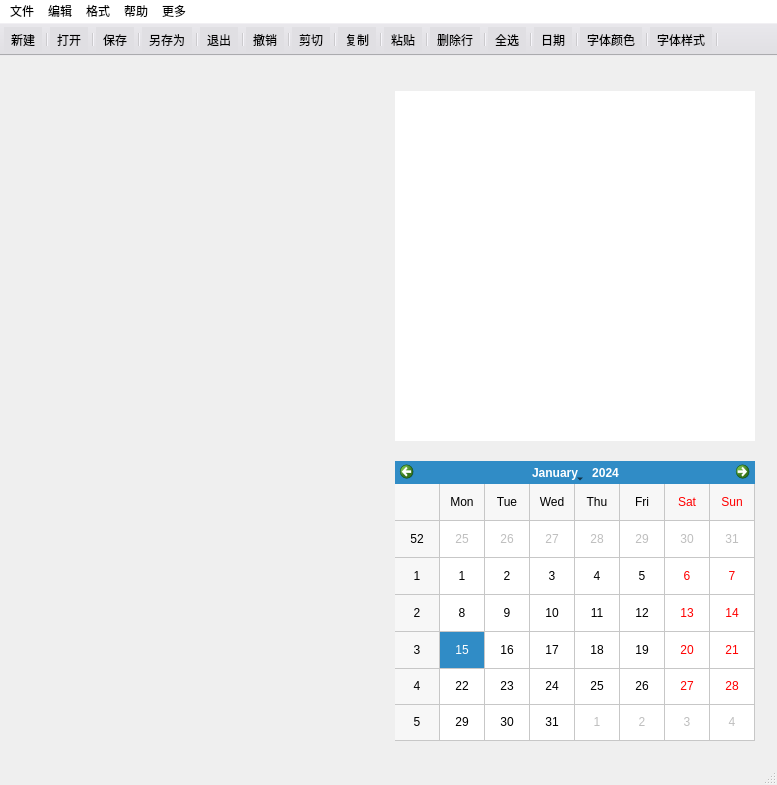
<?xml version="1.0" encoding="UTF-8"?>
<ui version="4.0">
 <class>MainWindow</class>
 <widget class="QMainWindow" name="MainWindow">
  <property name="geometry">
   <rect>
    <x>0</x>
    <y>0</y>
    <width>777</width>
    <height>785</height>
   </rect>
  </property>
  <property name="windowTitle">
   <string>MainWindow</string>
  </property>
  <widget class="QWidget" name="centralWidget">
   <layout class="QGridLayout" name="gridLayout">
    <item row="0" column="0">
     <widget class="QStackedWidget" name="stackedWidget">
      <property name="currentIndex">
       <number>1</number>
      </property>
      <widget class="QWidget" name="page">
       <layout class="QGridLayout" name="gridLayout_2">
        <item row="0" column="0">
         <widget class="QTextEdit" name="textEdit"/>
        </item>
       </layout>
      </widget>
      <widget class="QWidget" name="page_2">
       <layout class="QGridLayout" name="gridLayout_3">
        <item row="0" column="2">
         <spacer name="verticalSpacer">
          <property name="orientation">
           <enum>Qt::Vertical</enum>
          </property>
          <property name="sizeHint" stdset="0">
           <size>
            <width>20</width>
            <height>41</height>
           </size>
          </property>
         </spacer>
        </item>
        <item row="1" column="0">
         <spacer name="horizontalSpacer_2">
          <property name="orientation">
           <enum>Qt::Horizontal</enum>
          </property>
          <property name="sizeHint" stdset="0">
           <size>
            <width>363</width>
            <height>20</height>
           </size>
          </property>
         </spacer>
        </item>
        <item row="1" column="1" colspan="2">
         <widget class="formClock" name="widget" native="true">
          <property name="minimumSize">
           <size>
            <width>350</width>
            <height>350</height>
           </size>
          </property>
          <property name="styleSheet">
           <string notr="true">background-color: rgb(255,255,255);</string>
          </property>
         </widget>
        </item>
        <item row="2" column="1">
         <spacer name="verticalSpacer_2">
          <property name="orientation">
           <enum>Qt::Vertical</enum>
          </property>
          <property name="sizeHint" stdset="0">
           <size>
            <width>20</width>
            <height>41</height>
           </size>
          </property>
         </spacer>
        </item>
        <item row="3" column="0">
         <spacer name="horizontalSpacer">
          <property name="orientation">
           <enum>Qt::Horizontal</enum>
          </property>
          <property name="sizeHint" stdset="0">
           <size>
            <width>363</width>
            <height>20</height>
           </size>
          </property>
         </spacer>
        </item>
        <item row="3" column="1" colspan="2">
         <widget class="QCalendarWidget" name="calendarWidget">
          <property name="minimumSize">
           <size>
            <width>360</width>
            <height>280</height>
           </size>
          </property>
          <property name="gridVisible">
           <bool>true</bool>
          </property>
         </widget>
        </item>
       </layout>
      </widget>
      <widget class="QWidget" name="page_3"/>
     </widget>
    </item>
   </layout>
  </widget>
  <widget class="QMenuBar" name="menuBar">
   <property name="geometry">
    <rect>
     <x>0</x>
     <y>0</y>
     <width>777</width>
     <height>26</height>
    </rect>
   </property>
   <property name="styleSheet">
    <string notr="true">background-color: white</string>
   </property>
   <widget class="QMenu" name="menuss">
    <property name="title">
     <string>文件</string>
    </property>
    <addaction name="action_n"/>
    <addaction name="action_open"/>
    <addaction name="actions_save"/>
    <addaction name="actionss_3"/>
    <addaction name="actionss_x"/>
    <addaction name="separator"/>
   </widget>
   <widget class="QMenu" name="menuss_2">
    <property name="title">
     <string>编辑</string>
    </property>
    <addaction name="action_undo"/>
    <addaction name="actions_cut"/>
    <addaction name="action_copy"/>
    <addaction name="action_ause"/>
    <addaction name="action_delete"/>
    <addaction name="actions_all"/>
    <addaction name="action_date"/>
    <addaction name="separator"/>
   </widget>
   <widget class="QMenu" name="menuss_3">
    <property name="title">
     <string>格式</string>
    </property>
    <addaction name="action_front"/>
    <addaction name="actionsdjgj"/>
   </widget>
   <widget class="QMenu" name="menuss_4">
    <property name="title">
     <string>帮助</string>
    </property>
    <addaction name="action_about"/>
   </widget>
   <widget class="QMenu" name="menuss_5">
    <property name="title">
     <string>更多</string>
    </property>
    <addaction name="showBackground"/>
    <addaction name="actionss"/>
    <addaction name="actionss_2"/>
   </widget>
   <addaction name="menuss"/>
   <addaction name="menuss_2"/>
   <addaction name="menuss_3"/>
   <addaction name="menuss_4"/>
   <addaction name="menuss_5"/>
  </widget>
  <widget class="QToolBar" name="mainToolBar">
   <property name="styleSheet">
    <string notr="true">background-color: rgb(224,223,227)</string>
   </property>
   <property name="movable">
    <bool>false</bool>
   </property>
   <property name="floatable">
    <bool>true</bool>
   </property>
   <attribute name="toolBarArea">
    <enum>TopToolBarArea</enum>
   </attribute>
   <attribute name="toolBarBreak">
    <bool>false</bool>
   </attribute>
   <addaction name="action_n"/>
   <addaction name="separator"/>
   <addaction name="action_open"/>
   <addaction name="separator"/>
   <addaction name="actions_save"/>
   <addaction name="separator"/>
   <addaction name="actionss_3"/>
   <addaction name="separator"/>
   <addaction name="actionss_x"/>
   <addaction name="separator"/>
   <addaction name="action_undo"/>
   <addaction name="separator"/>
   <addaction name="actions_cut"/>
   <addaction name="separator"/>
   <addaction name="action_copy"/>
   <addaction name="separator"/>
   <addaction name="action_ause"/>
   <addaction name="separator"/>
   <addaction name="action_delete"/>
   <addaction name="separator"/>
   <addaction name="actions_all"/>
   <addaction name="separator"/>
   <addaction name="action_date"/>
   <addaction name="separator"/>
   <addaction name="actionsdjgj"/>
   <addaction name="separator"/>
   <addaction name="action_front"/>
   <addaction name="separator"/>
  </widget>
  <widget class="QStatusBar" name="statusBar"/>
  <action name="showBackground">
   <property name="text">
    <string>背景图片</string>
   </property>
  </action>
  <action name="actionss">
   <property name="text">
    <string>测试2</string>
   </property>
  </action>
  <action name="actionss_2">
   <property name="text">
    <string>测试3</string>
   </property>
  </action>
  <action name="action_n">
   <property name="icon">
    <iconset resource="res.qrc">
     <normaloff>:/res/images/新建.png</normaloff>:/res/images/新建.png</iconset>
   </property>
   <property name="text">
    <string>新建</string>
   </property>
   <property name="shortcut">
    <string>Ctrl+N</string>
   </property>
  </action>
  <action name="action_open">
   <property name="icon">
    <iconset resource="res.qrc">
     <normaloff>:/res/images/打开.png</normaloff>:/res/images/打开.png</iconset>
   </property>
   <property name="text">
    <string>打开</string>
   </property>
   <property name="shortcut">
    <string>Ctrl+O</string>
   </property>
  </action>
  <action name="actions_save">
   <property name="icon">
    <iconset resource="res.qrc">
     <normaloff>:/res/images/保存.png</normaloff>:/res/images/保存.png</iconset>
   </property>
   <property name="text">
    <string>保存</string>
   </property>
   <property name="shortcut">
    <string>Ctrl+S</string>
   </property>
  </action>
  <action name="actionss_3">
   <property name="icon">
    <iconset resource="res.qrc">
     <normaloff>:/res/images/另存为.png</normaloff>:/res/images/另存为.png</iconset>
   </property>
   <property name="text">
    <string>另存为</string>
   </property>
  </action>
  <action name="actionss_x">
   <property name="icon">
    <iconset resource="res.qrc">
     <normaloff>:/res/images/退出.jfif</normaloff>:/res/images/退出.jfif</iconset>
   </property>
   <property name="text">
    <string>退出</string>
   </property>
  </action>
  <action name="action_front">
   <property name="icon">
    <iconset resource="res.qrc">
     <normaloff>:/res/images/字体 .png</normaloff>:/res/images/字体 .png</iconset>
   </property>
   <property name="text">
    <string>字体样式</string>
   </property>
   <property name="toolTip">
    <string>字体样式</string>
   </property>
  </action>
  <action name="actions_cut">
   <property name="icon">
    <iconset resource="res.qrc">
     <normaloff>:/res/images/剪切.jfif</normaloff>:/res/images/剪切.jfif</iconset>
   </property>
   <property name="text">
    <string>剪切</string>
   </property>
   <property name="shortcut">
    <string>Ctrl+X</string>
   </property>
   <property name="iconVisibleInMenu">
    <bool>true</bool>
   </property>
   <property name="priority">
    <enum>QAction::LowPriority</enum>
   </property>
  </action>
  <action name="action_copy">
   <property name="icon">
    <iconset resource="res.qrc">
     <normaloff>:/res/images/复制.png</normaloff>:/res/images/复制.png</iconset>
   </property>
   <property name="text">
    <string>复制</string>
   </property>
   <property name="shortcut">
    <string>Ctrl+C</string>
   </property>
  </action>
  <action name="action_ause">
   <property name="icon">
    <iconset resource="res.qrc">
     <normaloff>:/res/images/粘贴.png</normaloff>:/res/images/粘贴.png</iconset>
   </property>
   <property name="text">
    <string>粘贴</string>
   </property>
   <property name="shortcut">
    <string>Ctrl+V</string>
   </property>
  </action>
  <action name="action_delete">
   <property name="icon">
    <iconset resource="res.qrc">
     <normaloff>:/res/images/删除.png</normaloff>:/res/images/删除.png</iconset>
   </property>
   <property name="text">
    <string>删除行</string>
   </property>
   <property name="shortcut">
    <string>Ctrl+Shift+K</string>
   </property>
  </action>
  <action name="actions_all">
   <property name="icon">
    <iconset resource="res.qrc">
     <normaloff>:/res/images/全选.png</normaloff>:/res/images/全选.png</iconset>
   </property>
   <property name="text">
    <string>全选</string>
   </property>
   <property name="shortcut">
    <string>Ctrl+A</string>
   </property>
  </action>
  <action name="action_undo">
   <property name="icon">
    <iconset resource="res.qrc">
     <normaloff>:/res/images/撤销.png</normaloff>:/res/images/撤销.png</iconset>
   </property>
   <property name="text">
    <string>撤销</string>
   </property>
   <property name="shortcut">
    <string>Ctrl+Z</string>
   </property>
  </action>
  <action name="action_about">
   <property name="icon">
    <iconset resource="res.qrc">
     <normaloff>:/res/images/关于.png</normaloff>:/res/images/关于.png</iconset>
   </property>
   <property name="text">
    <string>关于</string>
   </property>
  </action>
  <action name="action_date">
   <property name="icon">
    <iconset resource="res.qrc">
     <normaloff>:/res/images/日历.png</normaloff>:/res/images/日历.png</iconset>
   </property>
   <property name="text">
    <string>日期</string>
   </property>
  </action>
  <action name="actionsdjgj">
   <property name="icon">
    <iconset resource="res.qrc">
     <normaloff>:/res/images/字体颜色.png</normaloff>:/res/images/字体颜色.png</iconset>
   </property>
   <property name="text">
    <string>字体颜色</string>
   </property>
   <property name="toolTip">
    <string>字体颜色</string>
   </property>
  </action>
 </widget>
 <layoutdefault spacing="6" margin="11"/>
 <customwidgets>
  <customwidget>
   <class>formClock</class>
   <extends>QWidget</extends>
   <header location="global">formclock.h</header>
   <container>1</container>
  </customwidget>
 </customwidgets>
 <resources>
  <include location="res.qrc"/>
 </resources>
 <connections/>
</ui>
